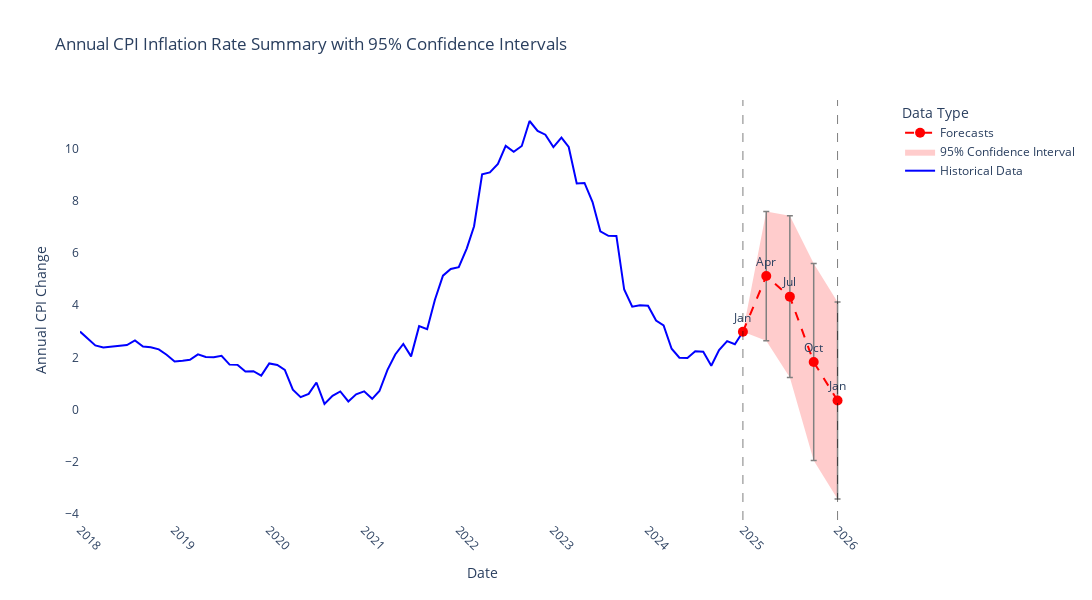

Write notebook code for a chart like this one.
### Markdown cell above
## Summary Forecast with Confidence Intervals
The final plot consistutes an output summary of our trials, representing the last prediction point each of our best selected models generate for their respective time window (12,9,6, and 3). Here, we calculate the confidence intervals using the loss value from each of our models' evaluations as a measure of prediction uncertainty, multiplied by a z-score of 1.96 (we assume residuals are normally distributed):

$$CI= \hat{y}±(1.96×RMSE)$$

where $\hat{y}$ is the predicted value and RMSE is our loss function we chose.

### Code cell
# Create summary forecast plot with confidence intervals
fig = go.Figure()

# Add historical data up to Jan 2025
historical_data = viz_data[viz_data['Date_CPI'] <= '2025-01-01']
fig.add_trace(go.Scatter(
    x=historical_data['Date_CPI'],
    y=historical_data['CPI_Annual_Change'],
    mode='lines',
    name='Historical Data',
    line=dict(color='blue')
))

# Extract key prediction points for summary
target_dates = {
    3: '2025-04-01',
    6: '2025-07-01',
    9: '2025-10-01', 
    12: '2026-01-01'
}

# Get last actual value
last_actual_df = viz_data[viz_data['Date_CPI'] == '2025-01-01']
if len(last_actual_df) > 0:
    last_actual = last_actual_df['CPI_Annual_Change'].values[0]
else:
    last_actual = viz_data.sort_values('Date_CPI', ascending=False)['CPI_Annual_Change'].iloc[0]

summary_points = [
    {
        'horizon': 0,
        'date': pd.to_datetime('2025-01-01'),
        'prediction': last_actual,
        'ci_lower': last_actual,
        'ci_upper': last_actual
    }
]

# Calculate confidence intervals for each horizon using RMSE from model evaluation
for horizon, target_date in target_dates.items():
    extended_data = predictions[horizon]['extended_data']
    back_transformed = predictions[horizon]['back_transformed']
    
    # Use RMSE from model evaluation as confidence interval measure
    rmse = trial_results[horizon]['rmse_test']
    
    # Use 1.96 for 95% confidence interval assuming normally distributed residuals
    z_score = 1.96
    
    # Find closest date match for the target prediction
    date_matches = extended_data[extended_data['Date_CPI'].str.startswith(target_date[:7])]
    if len(date_matches) > 0:
        idx = date_matches.index[0]
        prediction = back_transformed[idx]
        
        # Calculate confidence interval bounds using RMSE
        ci_lower = prediction - (z_score * rmse)
        ci_upper = prediction + (z_score * rmse)
        
        summary_points.append({
            'horizon': horizon,
            'date': pd.to_datetime(target_date),
            'prediction': prediction,
            'ci_lower': ci_lower,
            'ci_upper': ci_upper
        })

summary_df = pd.DataFrame(summary_points)

# Add upper bound trace
fig.add_trace(go.Scatter(
    x=summary_df['date'],
    y=summary_df['ci_upper'],
    mode='lines',
    line=dict(width=0),
    name='Upper Bound',
    showlegend=False,
    fillcolor='rgba(255, 0, 0, 0.2)'  # Increased opacity from 0.1 to 0.2
))

# Add lower bound trace with fill
fig.add_trace(go.Scatter(
    x=summary_df['date'],
    y=summary_df['ci_lower'],
    mode='lines',
    line=dict(width=0),
    fill='tonexty',
    fillcolor='rgba(255, 0, 0, 0.2)',
    name='95% Confidence Interval',
    showlegend=True
))

# Add prediction points with error bars
fig.add_trace(go.Scatter(
    x=summary_df['date'],
    y=summary_df['prediction'],
    mode='lines+markers+text',
    name='Forecasts',
    line=dict(color='red', dash='dash'),
    marker=dict(size=10, color='red'),
    text=summary_df['date'].dt.strftime('%b'),
    textposition='top center',
    error_y=dict(
        type='data',
        array=summary_df['ci_upper'] - summary_df['prediction'],
        arrayminus=summary_df['prediction'] - summary_df['ci_lower'],
        visible=True,
        color='grey',
        thickness=1.5,
        width=3
    )
))

# Add vertical lines for forecast periods
fig.add_shape(
    type="line",
    x0="2025-01-01", y0=0, x1="2025-01-01", y1=1,
    xref='x', yref='paper', opacity=0.5,
    line=dict(color="Black", width=1, dash="dash")
)
fig.add_shape(
    type="line",
    x0="2026-01-01", y0=0, x1="2026-01-01", y1=1,
    xref='x', yref='paper', opacity=0.5,
    line=dict(color="Black", width=1, dash="dash")
)

fig.update_layout(
    height=600,
    width=1200,
    title_text="Annual CPI Inflation Rate Summary with 95% Confidence Intervals",
    xaxis_title="Date",
    yaxis_title="Annual CPI Change",
    legend_title="Data Type",
    plot_bgcolor='white'
)

fig.update_xaxes(tickangle=45, showgrid=True)
fig.update_yaxes(showgrid=True)

fig.show()

### Figure 1 — Plotly figure (JSON) as saved in the notebook; plotly's stock layout.template omitted (floating-point values rounded to 4 significant figures)
{"data": [{"line": {"color": "blue"}, "mode": "lines", "name": "Historical Data", "type": "scatter", "x": ["2018-01", "2018-02", "2018-03", "2018-04", "2018-05", "2018-06", "2018-07", "2018-08", "2018-09", "2018-10", "2018-11", "2018-12", "2019-01", "2019-02", "2019-03", "2019-04", "2019-05", "2019-06", "2019-07", "2019-08", "2019-09", "2019-10", "2019-11", "2019-12", "2020-01", "2020-02", "2020-03", "2020-04", "2020-05", "2020-06", "2020-07", "2020-08", "2020-09", "2020-10", "2020-11", "2020-12", "2021-01", "2021-02", "2021-03", "2021-04", "2021-05", "2021-06", "2021-07", "2021-08", "2021-09", "2021-10", "2021-11", "2021-12", "2022-01", "2022-02", "2022-03", "2022-04", "2022-05", "2022-06", "2022-07", "2022-08", "2022-09", "2022-10", "2022-11", "2022-12", "2023-01", "2023-02", "2023-03", "2023-04", "2023-05", "2023-06", "2023-07", "2023-08", "2023-09", "2023-10", "2023-11", "2023-12", "2024-01", "2024-02", "2024-03", "2024-04", "2024-05", "2024-06", "2024-07", "2024-08", "2024-09", "2024-10", "2024-11", "2024-12", "2025-01"], "y": [2.989, 2.708, 2.458, 2.382, 2.421, 2.447, 2.474, 2.653, 2.419, 2.392, 2.31, 2.104, 1.848, 1.869, 1.908, 2.118, 2.021, 2.005, 2.061, 1.724, 1.715, 1.464, 1.474, 1.302, 1.769, 1.71, 1.523, 0.7674, 0.4799, 0.6032, 1.04, 0.2196, 0.5319, 0.6972, 0.3151, 0.5888, 0.7006, 0.4142, 0.7143, 1.526, 2.115, 2.514, 2.04, 3.197, 3.08, 4.206, 5.13, 5.386, 5.456, 6.177, 7.023, 9.011, 9.083, 9.412, 10.1, 9.87, 10.1, 11.05, 10.67, 10.53, 10.05, 10.42, 10.06, 8.658, 8.681, 7.95, 6.827, 6.657, 6.652, 4.6, 3.941, 3.993, 3.981, 3.411, 3.228, 2.333, 1.99, 1.975, 2.234, 2.216, 1.68, 2.281, 2.622, 2.503, 2.983]}, {"fillcolor": "rgba(255, 0, 0, 0.2)", "line": {"width": 0}, "mode": "lines", "name": "Upper Bound", "showlegend": false, "type": "scatter", "x": ["2025-01-01T00:00:00.000000000", "2025-04-01T00:00:00.000000000", "2025-07-01T00:00:00.000000000", "2025-10-01T00:00:00.000000000", "2026-01-01T00:00:00.000000000"], "y": [2.983, 7.588, 7.42, 5.593, 4.12]}, {"fill": "tonexty", "fillcolor": "rgba(255, 0, 0, 0.2)", "line": {"width": 0}, "mode": "lines", "name": "95% Confidence Interval", "showlegend": true, "type": "scatter", "x": ["2025-01-01T00:00:00.000000000", "2025-04-01T00:00:00.000000000", "2025-07-01T00:00:00.000000000", "2025-10-01T00:00:00.000000000", "2026-01-01T00:00:00.000000000"], "y": [2.983, 2.64, 1.234, -1.947, -3.42]}, {"error_y": {"array": [0.0, 2.474, 3.093, 3.77, 3.77], "arrayminus": [0.0, 2.474, 3.093, 3.77, 3.77], "color": "grey", "thickness": 1.5, "type": "data", "visible": true, "width": 3}, "line": {"color": "red", "dash": "dash"}, "marker": {"color": "red", "size": 10}, "mode": "lines+markers+text", "name": "Forecasts", "text": ["Jan", "Apr", "Jul", "Oct", "Jan"], "textposition": "top center", "type": "scatter", "x": ["2025-01-01T00:00:00.000000000", "2025-04-01T00:00:00.000000000", "2025-07-01T00:00:00.000000000", "2025-10-01T00:00:00.000000000", "2026-01-01T00:00:00.000000000"], "y": [2.983, 5.114, 4.327, 1.823, 0.3501]}], "layout": {"height": 600, "legend": {"title": {"text": "Data Type"}}, "plot_bgcolor": "white", "shapes": [{"line": {"color": "Black", "dash": "dash", "width": 1}, "opacity": 0.5, "type": "line", "x0": "2025-01-01", "x1": "2025-01-01", "xref": "x", "y0": 0, "y1": 1, "yref": "paper"}, {"line": {"color": "Black", "dash": "dash", "width": 1}, "opacity": 0.5, "type": "line", "x0": "2026-01-01", "x1": "2026-01-01", "xref": "x", "y0": 0, "y1": 1, "yref": "paper"}], "title": {"text": "Annual CPI Inflation Rate Summary with 95% Confidence Intervals"}, "width": 1200, "xaxis": {"showgrid": true, "tickangle": 45, "title": {"text": "Date"}}, "yaxis": {"showgrid": true, "title": {"text": "Annual CPI Change"}}}}
